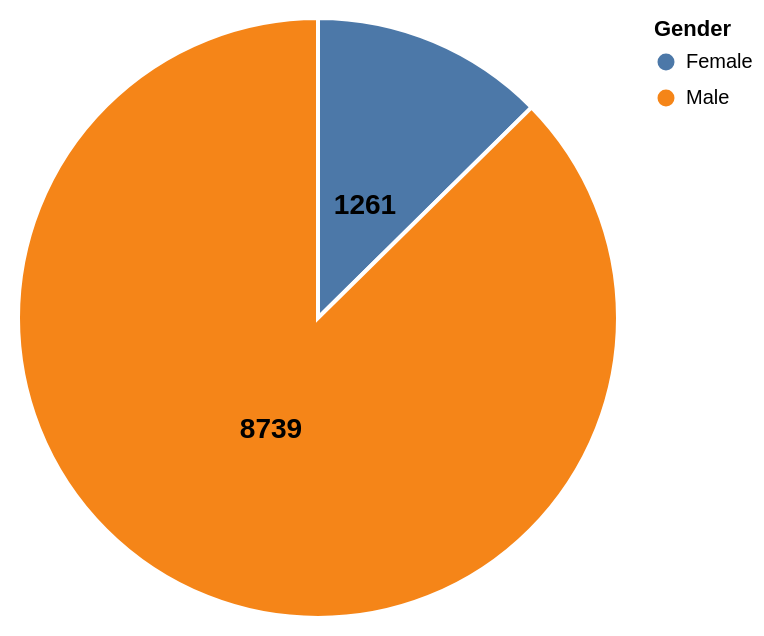

Here is the Vega-Lite specification saved for this chart:
### Vega-Lite specification from a JSON file in a GitHub repository (floating-point values rounded to 4 significant figures)
{"$schema": "https://vega.github.io/schema/vega-lite/v5.json", "description": "Pie Chart with Percentage Annotations and Tooltips", "width": 300, "height": 300, "data": {"values": [{"category": "Female", "value": 1261}, {"category": "Male", "value": 8739}]}, "layer": [{"mark": {"type": "arc", "tooltip": true, "stroke": "white", "strokeWidth": 2}, "encoding": {"color": {"field": "category", "type": "nominal", "title": "Gender"}, "theta": {"field": "value", "type": "quantitative", "stack": "normalize", "title": "Percentage"}}}, {"mark": {"type": "text", "radiusOffset": 0.9, "radius": 60, "align": "center", "baseline": "middle", "fontWeight": "bold", "fontSize": 14}, "encoding": {"text": {"field": "value", "type": "quantitative"}, "theta": {"field": "value", "type": "quantitative", "stack": "normalize"}}}], "config": {}}
